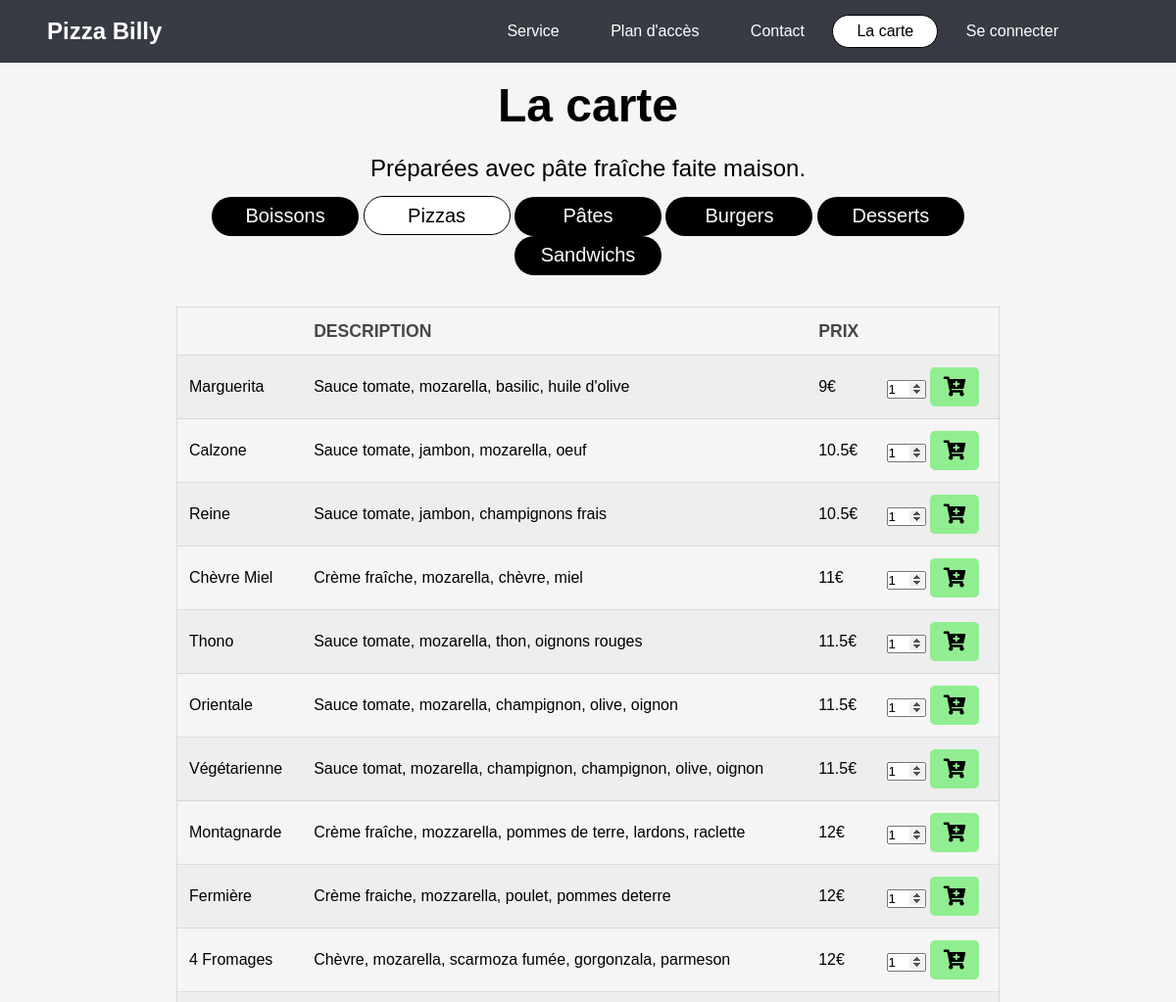
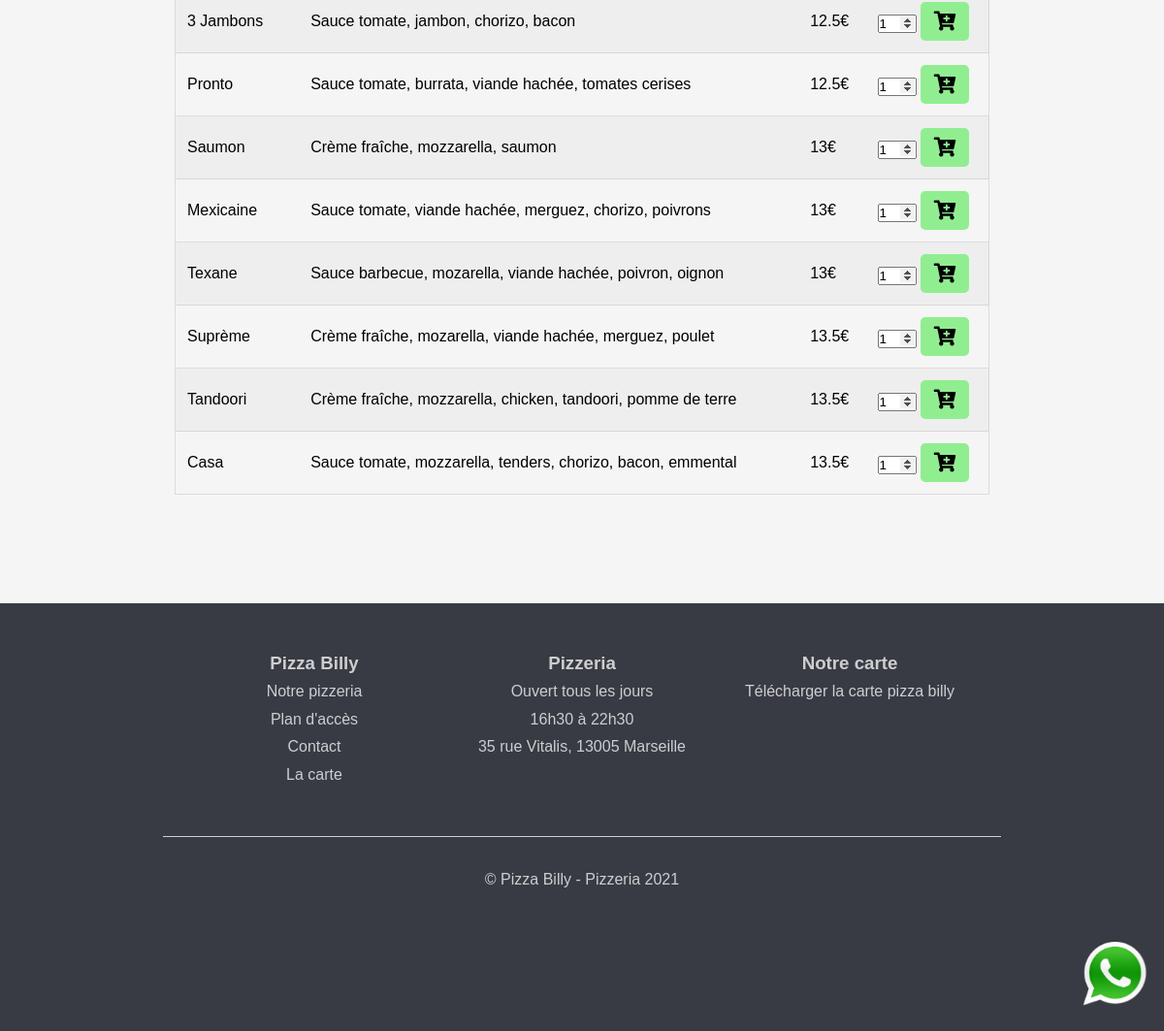
The app's page /carte.php?product-type-id=2 with its own data (2 pictures, top to bottom).
### tables this page shows
CREATE TABLE `product_type` (
  `id` int(11) NOT NULL AUTO_INCREMENT,
  `type` varchar(128) DEFAULT NULL,
  `description` varchar(255) DEFAULT NULL,
  `image` varchar(255) DEFAULT NULL,
  PRIMARY KEY (`id`)
);

CREATE TABLE `product` (
  `id` int(11) NOT NULL AUTO_INCREMENT,
  `name` varchar(128) DEFAULT NULL,
  `description` varchar(255) DEFAULT NULL,
  `price` varchar(45) DEFAULT NULL,
  `image` varchar(255) DEFAULT NULL,
  `product_type_id` int(11) NOT NULL,
  PRIMARY KEY (`id`,`product_type_id`),
  KEY `fk_product_product_type_idx` (`product_type_id`),
  CONSTRAINT `fk_product_product_type` FOREIGN KEY (`product_type_id`) REFERENCES `product_type` (`id`) ON DELETE NO ACTION ON UPDATE NO ACTION
);

### src/model/product.php (called while the page is built, shortened)
<?php
function getProductTypes() : array
{
    global $connexion;
    $sql = 'SELECT * FROM product_type';
    $statement = $connexion->prepare($sql);
    $statement->execute();
    $statement->setFetchMode(PDO::FETCH_ASSOC);
    return $statement->fetchAll();
}
function getProducts(int $productId) : array
{
    global $connexion;
    $sql = 'SELECT * FROM product WHERE product_type_id = :id';
    $statement = $connexion->prepare($sql);
    $statement->bindParam(':id', $productId, PDO::PARAM_INT);
    $statement->execute();
    $statement->setFetchMode(PDO::FETCH_ASSOC);
    return $statement->fetchAll();
}
function getProductType(int $productTypeId, string $column = 'type') : string
{
    global $connexion;
    $sql = 'SELECT '. $column .' FROM product_type where id = :id';
    $statement = $connexion->prepare($sql);
    $statement->bindParam(':id', $productTypeId, PDO::PARAM_INT);
    $statement->execute();
    $result = $statement->fetch();
    return $result[$column];
}

### src/template/section/product.php (the view, shortened to what this page needs)
<section class="service wrapper background-grey">
    <div class="container">
        <h2>La carte</h2>
        <p><?= getProductType($_GET['product-type-id'], 'description'); ?></p>
        <p>
            <ul class="product-types-links">
                <?php
                        $productTypes = getProductTypes();
                        foreach($productTypes as $productType) {
                            $linkProductType = 'carte.php?product-type-id='. $productType['id']; ?>
                            <li><a class="black-button <?php if ($_GET['product-type-id'] === $productType['id']) echo 'active'; ?>" href="<?= $linkProductType ?>"><?= $productType['type'] ?></a></li>
                <?php   } ?>
            </ul>
        </p>
        <div class="table-wrapper">
            <table>
                <thead>
                    <tr>
                        <th></th>
                        <th>Description</th>
                        <th>Prix</th>
                        <th></th>
                    </tr>
                </thead>
                <tbody>
            <?php
                $products = getProducts($_GET['product-type-id']);
                if (!empty($products)) {
                    foreach($products as $product) {
                        ?>
                        <tr>
                            <td><?= $product['name']; ?></td>
                            <td><?= $product['description']; ?></td>
                            <td><?= $product['price']; ?>€</td>
                            <td>
                                <form action="src/action/add_cart.php?action=add" method="post">
                                    <input type="number" class="product-quantity" name="quantity" value="1" min="1">
                                    <button type="submit" class="green-button small-button"><i class="fas fa-cart-plus"></i></button>
                                </form>
                            </td>
                        </tr>
            <?php   }   ?>
        <?php   }  ?>
                </tbody>
        </table>
        </div>
    </div>
</section>

### assets/css/style.css (style rules this page uses)
html { font-family: "Raleway", Arial, Helvetica, sans-serif; line-height: 1.5rem; scroll-behavior: smooth; min-width: 320px; }
a { text-decoration: none; color: black; }
.green-button { text-decoration: none; color: black; display: inline-block; background-color:rgba(144,238,144); width: 200px; height: 40px; padding: 0.45rem; border-radius: 20px; transition-duration: 0.4s; text-align: center; font-size: 1.25rem; border: 0px; outline: none; cursor: pointer; }
.black-button { text-decoration: none; font-size: 1.25rem; color: white; display: inline-block; background-color: black; width: 150px; height: 40px; padding: 0.45rem; border-radius: 20px; transition-duration: 0.4s; text-align: center; border: none; cursor: pointer; outline: none; }
.small-button { width: 50px; border-radius: 5px; cursor: pointer; }
.background-grey { background-color: #f5f5f5; }
.header .topbar ul li .active, ul.product-types-links li a.active { background-color: white; color: black; border: 1px solid black; }
.wrapper .container { margin: 0 auto; width: 70%; text-align: center; padding: 5rem 0; }
.wrapper h2 { font-size: 3rem; line-height: 3.5rem; margin-bottom: 1.5rem; }
.wrapper p { font-size: 1.5rem; margin-bottom: 1rem; }
input[type="number"] { width: 40px; }
table { width: 100%; border-collapse: collapse; margin: 2rem 0; border: 1px solid rgba(144, 144, 144, 0.25); }
table th { color: #474747; font-size: 1.1rem; text-align: left; vertical-align: middle; text-transform: uppercase; padding: 0.75rem 0.75rem; }
table tbody tr { border: solid 1px rgba(144, 144, 144, 0.25); border-left: 0; border-right: 0; }
table tbody tr:nth-child(odd), table tfoot tr { background-color: rgba(144, 144, 144, 0.075); }
table tbody td { padding: 0.75rem 0.75rem; text-align: left; }
ul.product-types-links { list-style-type: none; }
ul.product-types-links li { display: inline-block; }

### records on screen
product_type: description "Préparées avec pâte fraîche faite maison.", type "Pizzas"
product_type: type "Boissons"
product_type: type "Pâtes"
product_type: type "Burgers"
product_type: type "Desserts"
product_type: type "Sandwichs"
product: name "Marguerita", description "Sauce tomate, mozarella, basilic, huile d'olive", price "9"
product: name "Calzone", description "Sauce tomate, jambon, mozarella, oeuf", price "10.5"
product: name "Reine", description "Sauce tomate, jambon, champignons frais", price "10.5"
product: name "Chèvre Miel", description "Crème fraîche, mozarella, chèvre, miel", price "11"
product: name "Thono", description "Sauce tomate, mozarella, thon, oignons rouges", price "11.5"
product: name "Orientale", description "Sauce tomate, mozarella, champignon, olive, oignon", price "11.5"
product: name "Végétarienne", description "Sauce tomat, mozarella, champignon, champignon, olive, oignon", price "11.5"
product: name "Montagnarde", description "Crème fraîche, mozzarella, pommes de terre, lardons, raclette", price "12"
product: name "Fermière", description "Crème fraiche, mozzarella, poulet, pommes deterre", price "12"
product: name "4 Fromages", description "Chèvre, mozarella, scarmoza fumée, gorgonzala, parmeson", price "12"
product: name "3 Jambons", description "Sauce tomate, jambon, chorizo, bacon", price "12.5"
product: name "Pronto", description "Sauce tomate, burrata, viande hachée, tomates cerises", price "12.5"
product: name "Saumon", description "Crème fraîche, mozzarella, saumon", price "13"
product: name "Mexicaine", description "Sauce tomate, viande hachée, merguez, chorizo, poivrons", price "13"
product: name "Texane", description "Sauce barbecue, mozarella, viande hachée, poivron, oignon", price "13"
product: name "Suprème", description "Crème fraîche, mozarella, viande hachée, merguez, poulet", price "13.5"
product: name "Tandoori", description "Crème fraîche, mozzarella, chicken, tandoori, pomme de terre", price "13.5"
product: name "Casa", description "Sauce tomate, mozzarella, tenders, chorizo, bacon, emmental", price "13.5"

### other values on screen
CONTACT_OPENING_HOURS['display_as'] "16h30"
CONTACT_CLOSING_HOURS['display_as'] "22h30"
CONTACT_ADDRESS "35 rue Vitalis, 13005 Marseille"
